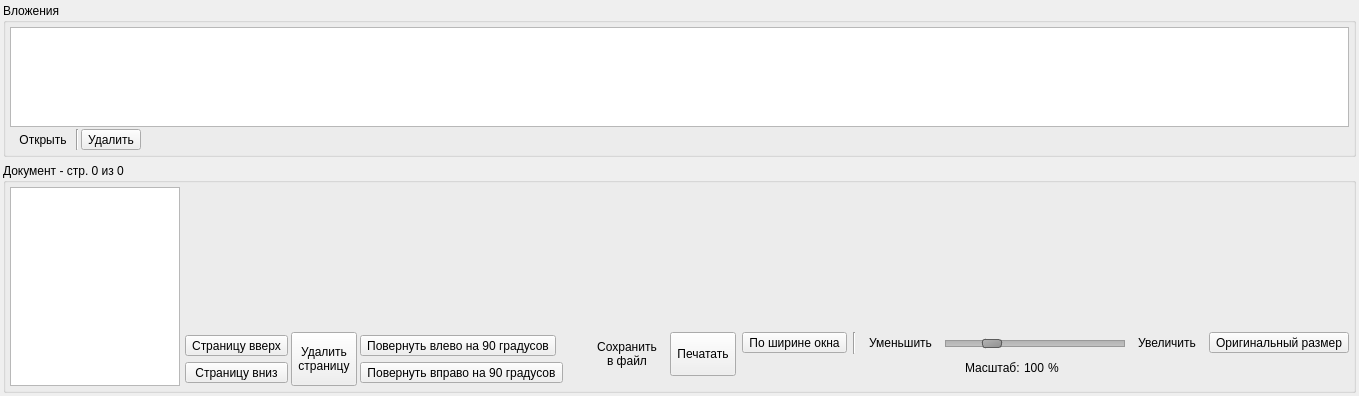
    <widget class="QWidget" name="widget_6" native="true">
     <layout class="QVBoxLayout" name="verticalLayout_4">
      <property name="leftMargin">
       <number>3</number>
      </property>
      <property name="topMargin">
       <number>3</number>
      </property>
      <property name="rightMargin">
       <number>3</number>
      </property>
      <property name="bottomMargin">
       <number>3</number>
      </property>
      <item>
       <widget class="QGroupBox" name="wgt_ExtDoc">
        <property name="sizePolicy">
         <sizepolicy hsizetype="Preferred" vsizetype="Maximum">
          <horstretch>0</horstretch>
          <verstretch>0</verstretch>
         </sizepolicy>
        </property>
        <property name="title">
         <string>Вложения</string>
        </property>
        <layout class="QGridLayout" name="gridLayout_10">
         <property name="leftMargin">
          <number>4</number>
         </property>
         <property name="topMargin">
          <number>4</number>
         </property>
         <property name="rightMargin">
          <number>4</number>
         </property>
         <property name="bottomMargin">
          <number>4</number>
         </property>
         <property name="spacing">
          <number>2</number>
         </property>
         <item row="1" column="1" colspan="2">
          <widget class="QToolButton" name="tBt_OpenExt">
           <property name="text">
            <string>Открыть</string>
           </property>
           <property name="autoRaise">
            <bool>true</bool>
           </property>
          </widget>
         </item>
         <item row="1" column="5">
          <spacer name="horizontalSpacer_10">
           <property name="orientation">
            <enum>Qt::Horizontal</enum>
           </property>
           <property name="sizeHint" stdset="0">
            <size>
             <width>1</width>
             <height>20</height>
            </size>
           </property>
          </spacer>
         </item>
         <item row="0" column="0" colspan="6">
          <widget class="QListWidget" name="lstWgt_Attachments">
           <property name="sizePolicy">
            <sizepolicy hsizetype="Expanding" vsizetype="Maximum">
             <horstretch>0</horstretch>
             <verstretch>0</verstretch>
            </sizepolicy>
           </property>
           <property name="maximumSize">
            <size>
             <width>16777215</width>
             <height>100</height>
            </size>
           </property>
           <property name="alternatingRowColors">
            <bool>true</bool>
           </property>
           <property name="isWrapping" stdset="0">
            <bool>true</bool>
           </property>
           <property name="sortingEnabled">
            <bool>true</bool>
           </property>
           <item>
            <property name="text">
             <string/>
            </property>
           </item>
          </widget>
         </item>
         <item row="1" column="4">
          <widget class="QToolButton" name="tBt_RemoveExt">
           <property name="text">
            <string>Удалить</string>
           </property>
          </widget>
         </item>
         <item row="1" column="3">
          <widget class="Line" name="line_4">
           <property name="orientation">
            <enum>Qt::Vertical</enum>
           </property>
          </widget>
         </item>
        </layout>
       </widget>
      </item>
      <item>
       <widget class="QGroupBox" name="gBox_Pages">
        <property name="sizePolicy">
         <sizepolicy hsizetype="Preferred" vsizetype="Expanding">
          <horstretch>0</horstretch>
          <verstretch>0</verstretch>
         </sizepolicy>
        </property>
        <property name="title">
         <string>Документ - стр. 0 из 0</string>
        </property>
        <layout class="QGridLayout" name="gridLayout_6">
         <property name="leftMargin">
          <number>4</number>
         </property>
         <property name="topMargin">
          <number>4</number>
         </property>
         <property name="rightMargin">
          <number>4</number>
         </property>
         <property name="bottomMargin">
          <number>4</number>
         </property>
         <property name="spacing">
          <number>2</number>
         </property>
         <item row="0" column="0" rowspan="3">
          <widget class="QListWidget" name="lWgt_Pages">
           <property name="minimumSize">
            <size>
             <width>170</width>
             <height>0</height>
            </size>
           </property>
           <property name="maximumSize">
            <size>
             <width>170</width>
             <height>16777215</height>
            </size>
           </property>
           <property name="editTriggers">
            <set>QAbstractItemView::NoEditTriggers</set>
           </property>
          </widget>
         </item>
         <item row="2" column="3">
          <spacer name="verticalSpacer">
           <property name="orientation">
            <enum>Qt::Vertical</enum>
           </property>
           <property name="sizeType">
            <enum>QSizePolicy::Preferred</enum>
           </property>
           <property name="sizeHint" stdset="0">
            <size>
             <width>20</width>
             <height>1</height>
            </size>
           </property>
          </spacer>
         </item>
         <item row="1" column="1" rowspan="2">
          <widget class="QWidget" name="wgt_PageEdit" native="true">
           <property name="sizePolicy">
            <sizepolicy hsizetype="Preferred" vsizetype="Fixed">
             <horstretch>0</horstretch>
             <verstretch>0</verstretch>
            </sizepolicy>
           </property>
           <layout class="QGridLayout" name="gridLayout_7">
            <property name="leftMargin">
             <number>0</number>
            </property>
            <property name="topMargin">
             <number>0</number>
            </property>
            <property name="rightMargin">
             <number>0</number>
            </property>
            <property name="bottomMargin">
             <number>0</number>
            </property>
            <property name="spacing">
             <number>0</number>
            </property>
            <item row="0" column="0">
             <widget class="QWidget" name="widget_4" native="true">
              <layout class="QGridLayout" name="gridLayout_9">
               <property name="leftMargin">
                <number>3</number>
               </property>
               <property name="topMargin">
                <number>3</number>
               </property>
               <property name="rightMargin">
                <number>3</number>
               </property>
               <property name="bottomMargin">
                <number>3</number>
               </property>
               <item row="0" column="0">
                <widget class="QToolButton" name="tBt_PageUp">
                 <property name="sizePolicy">
                  <sizepolicy hsizetype="Preferred" vsizetype="Fixed">
                   <horstretch>0</horstretch>
                   <verstretch>0</verstretch>
                  </sizepolicy>
                 </property>
                 <property name="toolTip">
                  <string>Страницу вверх</string>
                 </property>
                 <property name="text">
                  <string>Страницу вверх</string>
                 </property>
                 <property name="icon">
                  <iconset resource="electrodoc_icons.qrc">
                   <normaloff>:/icons/monotone_arrow_up_hover.png</normaloff>:/icons/monotone_arrow_up_hover.png</iconset>
                 </property>
                 <property name="iconSize">
                  <size>
                   <width>24</width>
                   <height>24</height>
                  </size>
                 </property>
                 <property name="toolButtonStyle">
                  <enum>Qt::ToolButtonIconOnly</enum>
                 </property>
                </widget>
               </item>
               <item row="1" column="0">
                <widget class="QToolButton" name="tBt_PageDown">
                 <property name="sizePolicy">
                  <sizepolicy hsizetype="Preferred" vsizetype="Fixed">
                   <horstretch>0</horstretch>
                   <verstretch>0</verstretch>
                  </sizepolicy>
                 </property>
                 <property name="toolTip">
                  <string>Страницу вниз</string>
                 </property>
                 <property name="text">
                  <string>Страницу вниз</string>
                 </property>
                 <property name="icon">
                  <iconset resource="electrodoc_icons.qrc">
                   <normaloff>:/icons/monotone_arrow_down_hover.png</normaloff>:/icons/monotone_arrow_down_hover.png</iconset>
                 </property>
                 <property name="iconSize">
                  <size>
                   <width>24</width>
                   <height>24</height>
                  </size>
                 </property>
                 <property name="toolButtonStyle">
                  <enum>Qt::ToolButtonIconOnly</enum>
                 </property>
                </widget>
               </item>
              </layout>
             </widget>
            </item>
            <item row="0" column="2">
             <widget class="QWidget" name="widget_5" native="true">
              <layout class="QVBoxLayout" name="verticalLayout">
               <property name="leftMargin">
                <number>3</number>
               </property>
               <property name="topMargin">
                <number>3</number>
               </property>
               <property name="rightMargin">
                <number>3</number>
               </property>
               <property name="bottomMargin">
                <number>3</number>
               </property>
               <item>
                <widget class="QToolButton" name="tBt_RotateLeft">
                 <property name="toolTip">
                  <string>Повернуть влево на 90 градусов</string>
                 </property>
                 <property name="text">
                  <string>Повернуть влево на 90 градусов</string>
                 </property>
                 <property name="icon">
                  <iconset resource="electrodoc_icons.qrc">
                   <normaloff>:/icons/rotate_ccw.png</normaloff>:/icons/rotate_ccw.png</iconset>
                 </property>
                 <property name="iconSize">
                  <size>
                   <width>24</width>
                   <height>24</height>
                  </size>
                 </property>
                </widget>
               </item>
               <item>
                <widget class="QToolButton" name="tBt_RotateRight">
                 <property name="toolTip">
                  <string>Повернуть вправо на 90 градусов</string>
                 </property>
                 <property name="text">
                  <string>Повернуть вправо на 90 градусов</string>
                 </property>
                 <property name="icon">
                  <iconset resource="electrodoc_icons.qrc">
                   <normaloff>:/icons/rotate_cw.png</normaloff>:/icons/rotate_cw.png</iconset>
                 </property>
                 <property name="iconSize">
                  <size>
                   <width>24</width>
                   <height>24</height>
                  </size>
                 </property>
                </widget>
               </item>
              </layout>
             </widget>
            </item>
            <item row="0" column="1">
             <widget class="QToolButton" name="tBt_DeletePage">
              <property name="sizePolicy">
               <sizepolicy hsizetype="Fixed" vsizetype="Preferred">
                <horstretch>0</horstretch>
                <verstretch>0</verstretch>
               </sizepolicy>
              </property>
              <property name="styleSheet">
               <string notr="true"/>
              </property>
              <property name="text">
               <string>Удалить
страницу</string>
              </property>
             </widget>
            </item>
           </layout>
          </widget>
         </item>
         <item row="1" column="3">
          <widget class="QWidget" name="wgt_Zoom" native="true">
           <property name="sizePolicy">
            <sizepolicy hsizetype="Fixed" vsizetype="Fixed">
             <horstretch>0</horstretch>
             <verstretch>0</verstretch>
            </sizepolicy>
           </property>
           <property name="styleSheet">
            <string notr="true"/>
           </property>
           <layout class="QGridLayout" name="gridLayout_4">
            <property name="leftMargin">
             <number>0</number>
            </property>
            <property name="topMargin">
             <number>0</number>
            </property>
            <property name="rightMargin">
             <number>0</number>
            </property>
            <property name="bottomMargin">
             <number>0</number>
            </property>
            <item row="0" column="0" rowspan="2">
             <widget class="QToolButton" name="tBt_SaveFile">
              <property name="sizePolicy">
               <sizepolicy hsizetype="Fixed" vsizetype="Preferred">
                <horstretch>0</horstretch>
                <verstretch>0</verstretch>
               </sizepolicy>
              </property>
              <property name="text">
               <string>Сохранить
в файл</string>
              </property>
              <property name="autoRaise">
               <bool>true</bool>
              </property>
             </widget>
            </item>
            <item row="0" column="1" rowspan="2">
             <widget class="QToolButton" name="tBt_Print">
              <property name="sizePolicy">
               <sizepolicy hsizetype="Fixed" vsizetype="Preferred">
                <horstretch>0</horstretch>
                <verstretch>0</verstretch>
               </sizepolicy>
              </property>
              <property name="text">
               <string>Печатать</string>
              </property>
              <property name="icon">
               <iconset resource="electrodoc_icons.qrc">
                <normaloff>:/icons/fileprint.png</normaloff>:/icons/fileprint.png</iconset>
              </property>
              <property name="toolButtonStyle">
               <enum>Qt::ToolButtonTextUnderIcon</enum>
              </property>
             </widget>
            </item>
            <item row="0" column="2">
             <widget class="QToolButton" name="tBt_FitWidth">
              <property name="toolTip">
               <string>По ширине окна</string>
              </property>
              <property name="text">
               <string>По ширине окна</string>
              </property>
              <property name="icon">
               <iconset resource="electrodoc_icons.qrc">
                <normaloff>:/icons/old-zoom-best-fit.png</normaloff>:/icons/old-zoom-best-fit.png</iconset>
              </property>
              <property name="iconSize">
               <size>
                <width>24</width>
                <height>24</height>
               </size>
              </property>
             </widget>
            </item>
            <item row="0" column="3">
             <widget class="Line" name="line">
              <property name="orientation">
               <enum>Qt::Vertical</enum>
              </property>
             </widget>
            </item>
            <item row="0" column="4">
             <widget class="QToolButton" name="tBt_ZoomOut">
              <property name="toolTip">
               <string>Уменьшить</string>
              </property>
              <property name="text">
               <string>Уменьшить</string>
              </property>
              <property name="icon">
               <iconset resource="electrodoc_icons.qrc">
                <normaloff>:/icons/old-zoom-out.png</normaloff>:/icons/old-zoom-out.png</iconset>
              </property>
              <property name="iconSize">
               <size>
                <width>24</width>
                <height>24</height>
               </size>
              </property>
              <property name="autoRaise">
               <bool>true</bool>
              </property>
             </widget>
            </item>
            <item row="0" column="5">
             <widget class="QSlider" name="hSlider_Scale">
              <property name="minimumSize">
               <size>
                <width>180</width>
                <height>22</height>
               </size>
              </property>
              <property name="maximumSize">
               <size>
                <width>180</width>
                <height>22</height>
               </size>
              </property>
              <property name="toolTip">
               <string>Масштаб</string>
              </property>
              <property name="styleSheet">
               <string notr="true"> QSlider::groove:horizontal {
     border: 1px solid #999999;
     height: 5px; /* the groove expands to the size of the slider by default. by giving it a height, it has a fixed size */
     background: qlineargradient(x1:0, y1:0, x2:0, y2:1, stop:0 #B1B1B1, stop:1 #c4c4c4);
     margin: 2px 0;
	color: black;
 }
  QSlider::handle:horizontal {
     background: qlineargradient(x1:0, y1:0, x2:1, y2:1, stop:0 #b4b4b4, stop:1 #8f8f8f);
     border: 1px solid #5c5c5c;
     width: 18px;
     margin: -2px 0;
     border-radius: 3px;
 }
  QSlider::handle:horizontal:hover {
     background: qlineargradient(x1:0, y1:0, x2:1, y2:1, stop:0 rgb(255, 180, 0), stop:1 rgb(255, 120, 0));
     border: 1px solid rgb(255, 155, 0);
 }
</string>
              </property>
              <property name="minimum">
               <number>10</number>
              </property>
              <property name="maximum">
               <number>400</number>
              </property>
              <property name="singleStep">
               <number>1</number>
              </property>
              <property name="pageStep">
               <number>400</number>
              </property>
              <property name="value">
               <number>100</number>
              </property>
              <property name="sliderPosition">
               <number>100</number>
              </property>
              <property name="orientation">
               <enum>Qt::Horizontal</enum>
              </property>
             </widget>
            </item>
            <item row="0" column="6">
             <widget class="QToolButton" name="tBt_ZoomIn">
              <property name="toolTip">
               <string>Увеличить</string>
              </property>
              <property name="text">
               <string>Увеличить</string>
              </property>
              <property name="icon">
               <iconset resource="electrodoc_icons.qrc">
                <normaloff>:/icons/old-zoom-in.png</normaloff>:/icons/old-zoom-in.png</iconset>
              </property>
              <property name="iconSize">
               <size>
                <width>24</width>
                <height>24</height>
               </size>
              </property>
              <property name="autoRaise">
               <bool>true</bool>
              </property>
             </widget>
            </item>
            <item row="0" column="7">
             <widget class="QToolButton" name="tBt_OriginalZoom">
              <property name="toolTip">
               <string>Оригинальный размер</string>
              </property>
              <property name="text">
               <string>Оригинальный размер</string>
              </property>
              <property name="icon">
               <iconset resource="electrodoc_icons.qrc">
                <normaloff>:/icons/old-zoom-original.png</normaloff>:/icons/old-zoom-original.png</iconset>
              </property>
              <property name="iconSize">
               <size>
                <width>24</width>
                <height>24</height>
               </size>
              </property>
             </widget>
            </item>
            <item row="1" column="5">
             <widget class="QWidget" name="widget_3" native="true">
              <property name="sizePolicy">
               <sizepolicy hsizetype="Preferred" vsizetype="Fixed">
                <horstretch>0</horstretch>
                <verstretch>0</verstretch>
               </sizepolicy>
              </property>
              <layout class="QHBoxLayout" name="horizontalLayout">
               <property name="spacing">
                <number>0</number>
               </property>
               <property name="leftMargin">
                <number>0</number>
               </property>
               <property name="topMargin">
                <number>0</number>
               </property>
               <property name="rightMargin">
                <number>0</number>
               </property>
               <property name="bottomMargin">
                <number>0</number>
               </property>
               <item>
                <widget class="QLabel" name="label_7">
                 <property name="sizePolicy">
                  <sizepolicy hsizetype="Preferred" vsizetype="Fixed">
                   <horstretch>0</horstretch>
                   <verstretch>0</verstretch>
                  </sizepolicy>
                 </property>
                 <property name="text">
                  <string>Масштаб: </string>
                 </property>
                 <property name="alignment">
                  <set>Qt::AlignRight|Qt::AlignTrailing|Qt::AlignVCenter</set>
                 </property>
                 <property name="buddy">
                  <cstring>spinBox_Scale</cstring>
                 </property>
                </widget>
               </item>
               <item>
                <widget class="QSpinBox" name="spinBox_Scale">
                 <property name="sizePolicy">
                  <sizepolicy hsizetype="Fixed" vsizetype="Fixed">
                   <horstretch>0</horstretch>
                   <verstretch>0</verstretch>
                  </sizepolicy>
                 </property>
                 <property name="styleSheet">
                  <string notr="true">QSpinBox
{
	border-radius: 3px;
	border: 1px solid rgba(0, 0, 0, 0);
	background-color: rgba(255, 255, 255, 0);
	padding: -1px -1px -1px -1px;
}
QSpinBox::focus
{
	border: 1px solid rgb(150, 255, 255);
	background-color: rgb(238, 255, 255);
}</string>
                 </property>
                 <property name="alignment">
                  <set>Qt::AlignRight|Qt::AlignTop|Qt::AlignTrailing</set>
                 </property>
                 <property name="buttonSymbols">
                  <enum>QAbstractSpinBox::NoButtons</enum>
                 </property>
                 <property name="suffix">
                  <string/>
                 </property>
                 <property name="prefix">
                  <string/>
                 </property>
                 <property name="minimum">
                  <number>10</number>
                 </property>
                 <property name="maximum">
                  <number>400</number>
                 </property>
                 <property name="singleStep">
                  <number>10</number>
                 </property>
                 <property name="value">
                  <number>100</number>
                 </property>
                </widget>
               </item>
               <item>
                <widget class="QLabel" name="label_8">
                 <property name="sizePolicy">
                  <sizepolicy hsizetype="Preferred" vsizetype="Fixed">
                   <horstretch>0</horstretch>
                   <verstretch>0</verstretch>
                  </sizepolicy>
                 </property>
                 <property name="text">
                  <string>%</string>
                 </property>
                </widget>
               </item>
              </layout>
             </widget>
            </item>
           </layout>
          </widget>
         </item>
         <item row="0" column="1" colspan="3">
          <widget class="QWidget" name="wgt_Pages" native="true">
           <property name="sizePolicy">
            <sizepolicy hsizetype="Expanding" vsizetype="Expanding">
             <horstretch>0</horstretch>
             <verstretch>0</verstretch>
            </sizepolicy>
           </property>
          </widget>
         </item>
         <item row="1" column="2">
          <spacer name="horizontalSpacer_5">
           <property name="orientation">
            <enum>Qt::Horizontal</enum>
           </property>
           <property name="sizeHint" stdset="0">
            <size>
             <width>20</width>
             <height>20</height>
            </size>
           </property>
          </spacer>
         </item>
        </layout>
       </widget>
      </item>
     </layout>
    </widget>
